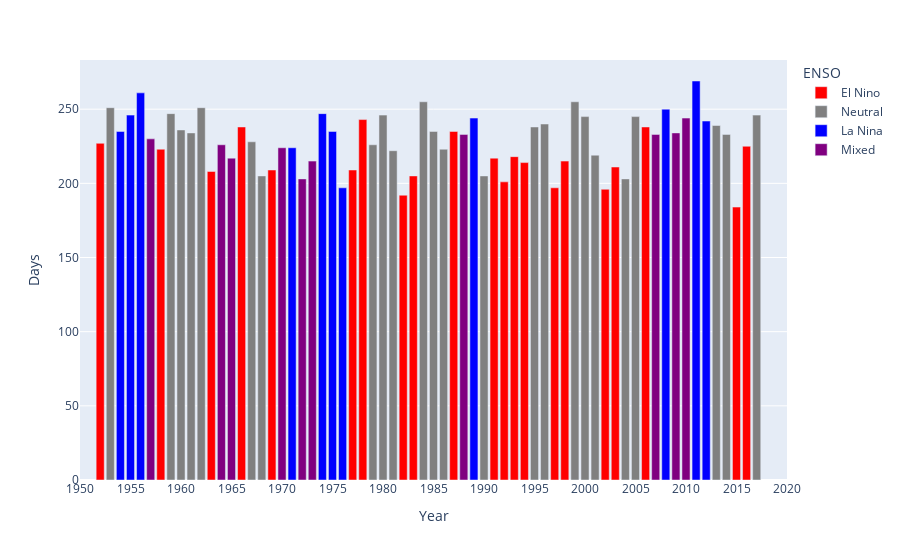

Notebook cell for this chart:
### Code cell
fig = px.bar(df_wet_counts_cleaned_labeled, x= "Year", y = "Days", color="ENSO",
    color_discrete_map={
        "La Nina": "blue",
        "Mixed": "purple",
        "Neutral": "gray",
        "El Nino": "red",
    },)
#fig.update_xaxes(type= 'category')
fig.update_xaxes(range=["1950", "2020"])
fig.update_layout(
    xaxis = dict(
        tickmode = 'linear',
       # tick0 = 1950,
        dtick = 5))
fig.update_layout(
    yaxis = dict(
        tickmode = 'linear',
        dtick = 50))
fig.show()

### Figure 1 — Plotly figure (JSON) as saved in the notebook; plotly's stock layout.template omitted (floating-point values rounded to 4 significant figures)
{"data": [{"alignmentgroup": "True", "hovertemplate": "ENSO=El Nino<br>Year=%{x}<br>Days=%{y}<extra></extra>", "legendgroup": "El Nino", "marker": {"color": "red", "pattern": {"shape": ""}}, "name": "El Nino", "offsetgroup": "El Nino", "orientation": "v", "showlegend": true, "textposition": "auto", "type": "bar", "x": [1952, 1958, 1963, 1966, 1969, 1977, 1978, 1982, 1983, 1987, 1991, 1992, 1993, 1994, 1997, 1998, 2002, 2003, 2006, 2015, 2016], "xaxis": "x", "y": [227, 223, 208, 238, 209, 209, 243, 192, 205, 235, 217, 201, 218, 214, 197, 215, 196, 211, 238, 184, 225], "yaxis": "y"}, {"alignmentgroup": "True", "hovertemplate": "ENSO=Neutral<br>Year=%{x}<br>Days=%{y}<extra></extra>", "legendgroup": "Neutral", "marker": {"color": "gray", "pattern": {"shape": ""}}, "name": "Neutral", "offsetgroup": "Neutral", "orientation": "v", "showlegend": true, "textposition": "auto", "type": "bar", "x": [1953, 1959, 1960, 1961, 1962, 1967, 1968, 1979, 1980, 1981, 1984, 1985, 1986, 1990, 1995, 1996, 1999, 2000, 2001, 2004, 2005, 2013, 2014, 2017], "xaxis": "x", "y": [251, 247, 236, 234, 251, 228, 205, 226, 246, 222, 255, 235, 223, 205, 238, 240, 255, 245, 219, 203, 245, 239, 233, 246], "yaxis": "y"}, {"alignmentgroup": "True", "hovertemplate": "ENSO=La Nina<br>Year=%{x}<br>Days=%{y}<extra></extra>", "legendgroup": "La Nina", "marker": {"color": "blue", "pattern": {"shape": ""}}, "name": "La Nina", "offsetgroup": "La Nina", "orientation": "v", "showlegend": true, "textposition": "auto", "type": "bar", "x": [1954, 1955, 1956, 1971, 1974, 1975, 1976, 1989, 2008, 2011, 2012], "xaxis": "x", "y": [235, 246, 261, 224, 247, 235, 197, 244, 250, 269, 242], "yaxis": "y"}, {"alignmentgroup": "True", "hovertemplate": "ENSO=Mixed<br>Year=%{x}<br>Days=%{y}<extra></extra>", "legendgroup": "Mixed", "marker": {"color": "purple", "pattern": {"shape": ""}}, "name": "Mixed", "offsetgroup": "Mixed", "orientation": "v", "showlegend": true, "textposition": "auto", "type": "bar", "x": [1957, 1964, 1965, 1970, 1972, 1973, 1988, 2007, 2009, 2010], "xaxis": "x", "y": [230, 226, 217, 224, 203, 215, 233, 233, 234, 244], "yaxis": "y"}], "layout": {"barmode": "relative", "legend": {"title": {"text": "ENSO"}, "tracegroupgap": 0}, "margin": {"t": 60}, "xaxis": {"anchor": "y", "domain": [0, 1], "dtick": 5, "range": ["1950", "2020"], "tickmode": "linear", "title": {"text": "Year"}}, "yaxis": {"anchor": "x", "domain": [0, 1], "dtick": 50, "tickmode": "linear", "title": {"text": "Days"}}}}
